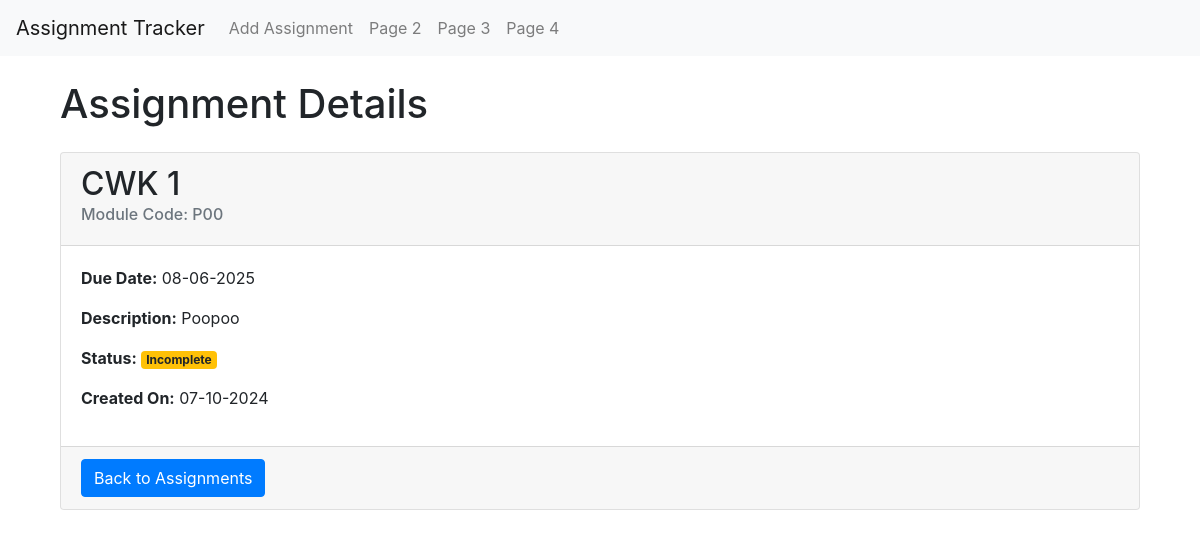
Page /view-assignment/1 on the committed database.
### app/models.py (models this page shows, shortened)
class Assignment(db.Model):
    id = db.Column(db.Integer, primary_key=True)
    title = db.Column(db.String(100), nullable=False)  # Assessment title
    module_code = db.Column(db.String(20), nullable=False)  # Module code
    deadline = db.Column(db.DateTime, nullable=False)  # Deadline date
    description = db.Column(db.Text, nullable=True)  # Short description
    is_completed = db.Column(db.Boolean, default=False)  # Completion status
    date_created = db.Column(db.DateTime, default=datetime.utcnow)  # Timestamp for when the assignment was added

### app/views.py (the view)
@app.route("/view-assignment/<int:assignment_id>")
def view_assignment(assignment_id):
    assignment = Assignment.query.get(assignment_id)
    if assignment is None:
        return render_template("404.html", message="Assignment doesn't exist!"), 404
    return render_template("view_assignment.html", assignment = assignment)

### app/templates/view_assignment.html
{% extends "base.html" %}
{% block content %}
    <div class="container">
        <h1>Assignment Details</h1>
        <div class="card mt-4">
            <div class="card-header">
                <h2>{{ assignment.title }}</h2>
                <h6 class="card-subtitle mb-2 text-muted">Module Code: {{ assignment.module_code }}</h6>
            </div>
            <div class="card-body">
                <p><strong>Due Date:</strong> {{ assignment.deadline.strftime('%d-%m-%Y') }}</p>
                <p><strong>Description:</strong> {{ assignment.description }}</p>
                <p><strong>Status:</strong>
                {% if assignment.is_completed %}
                    <span class="badge bg-success">Completed</span>
                {% else %}
                    <span class="badge bg-warning">Incomplete</span>
                {% endif %}
                </p>
                <p><strong>Created On:</strong> {{ assignment.date_created.strftime('%d-%m-%Y')}}</p>
            </div>
            <div class="card-footer">
                <a href="{{ url_for('index') }}" class="btn btn-primary">Back to Assignments</a>
            </div>
        </div>
    </div>
{% endblock %}

### rows in the picture
Assignment: title "CWK 1", module_code "P00", deadline "08-06-2025", description "Poopoo", date_created "07-10-2024"
